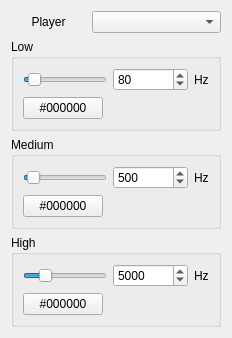
      <widget class="QWidget" name="tab_3">
       <attribute name="title">
        <string>Sound</string>
       </attribute>
       <layout class="QGridLayout" name="gridLayout_15">
        <item row="0" column="1">
         <widget class="QComboBox" name="comboBox_6"/>
        </item>
        <item row="0" column="0">
         <widget class="QLabel" name="label_23">
          <property name="maximumSize">
           <size>
            <width>75</width>
            <height>16777215</height>
           </size>
          </property>
          <property name="text">
           <string>Player</string>
          </property>
          <property name="alignment">
           <set>Qt::AlignCenter</set>
          </property>
         </widget>
        </item>
        <item row="1" column="0" colspan="2">
         <widget class="QGroupBox" name="groupBox_11">
          <property name="title">
           <string>Low</string>
          </property>
          <layout class="QGridLayout" name="gridLayout_16">
           <item row="0" column="0">
            <widget class="QSlider" name="horizontalSlider_7">
             <property name="minimum">
              <number>20</number>
             </property>
             <property name="maximum">
              <number>1000</number>
             </property>
             <property name="singleStep">
              <number>10</number>
             </property>
             <property name="pageStep">
              <number>100</number>
             </property>
             <property name="value">
              <number>80</number>
             </property>
             <property name="orientation">
              <enum>Qt::Horizontal</enum>
             </property>
            </widget>
           </item>
           <item row="0" column="1">
            <widget class="QSpinBox" name="spinBox_11">
             <property name="minimumSize">
              <size>
               <width>75</width>
               <height>0</height>
              </size>
             </property>
             <property name="minimum">
              <number>20</number>
             </property>
             <property name="maximum">
              <number>1000</number>
             </property>
             <property name="singleStep">
              <number>10</number>
             </property>
             <property name="value">
              <number>80</number>
             </property>
            </widget>
           </item>
           <item row="0" column="2">
            <widget class="QLabel" name="label_24">
             <property name="text">
              <string>Hz</string>
             </property>
            </widget>
           </item>
           <item row="1" column="0">
            <widget class="QPushButton" name="pushButton_26">
             <property name="sizePolicy">
              <sizepolicy hsizetype="Fixed" vsizetype="Minimum">
               <horstretch>0</horstretch>
               <verstretch>0</verstretch>
              </sizepolicy>
             </property>
             <property name="text">
              <string>#000000</string>
             </property>
            </widget>
           </item>
          </layout>
         </widget>
        </item>
        <item row="2" column="0" colspan="2">
         <widget class="QGroupBox" name="groupBox_12">
          <property name="title">
           <string>Medium</string>
          </property>
          <layout class="QGridLayout" name="gridLayout_17">
           <item row="0" column="0">
            <widget class="QSlider" name="horizontalSlider_8">
             <property name="minimum">
              <number>100</number>
             </property>
             <property name="maximum">
              <number>10000</number>
             </property>
             <property name="singleStep">
              <number>100</number>
             </property>
             <property name="pageStep">
              <number>1000</number>
             </property>
             <property name="value">
              <number>500</number>
             </property>
             <property name="orientation">
              <enum>Qt::Horizontal</enum>
             </property>
            </widget>
           </item>
           <item row="0" column="1">
            <widget class="QSpinBox" name="spinBox_12">
             <property name="minimumSize">
              <size>
               <width>75</width>
               <height>0</height>
              </size>
             </property>
             <property name="minimum">
              <number>100</number>
             </property>
             <property name="maximum">
              <number>10000</number>
             </property>
             <property name="singleStep">
              <number>100</number>
             </property>
             <property name="value">
              <number>500</number>
             </property>
            </widget>
           </item>
           <item row="0" column="2">
            <widget class="QLabel" name="label_25">
             <property name="text">
              <string>Hz</string>
             </property>
            </widget>
           </item>
           <item row="1" column="0">
            <widget class="QPushButton" name="pushButton_27">
             <property name="sizePolicy">
              <sizepolicy hsizetype="Fixed" vsizetype="Minimum">
               <horstretch>0</horstretch>
               <verstretch>0</verstretch>
              </sizepolicy>
             </property>
             <property name="text">
              <string>#000000</string>
             </property>
            </widget>
           </item>
          </layout>
         </widget>
        </item>
        <item row="3" column="0" colspan="2">
         <widget class="QGroupBox" name="groupBox_13">
          <property name="title">
           <string>High</string>
          </property>
          <layout class="QGridLayout" name="gridLayout_18">
           <item row="0" column="0">
            <widget class="QSlider" name="horizontalSlider_9">
             <property name="minimum">
              <number>1000</number>
             </property>
             <property name="maximum">
              <number>20000</number>
             </property>
             <property name="singleStep">
              <number>1000</number>
             </property>
             <property name="pageStep">
              <number>5000</number>
             </property>
             <property name="value">
              <number>5000</number>
             </property>
             <property name="orientation">
              <enum>Qt::Horizontal</enum>
             </property>
            </widget>
           </item>
           <item row="0" column="1">
            <widget class="QSpinBox" name="spinBox_13">
             <property name="minimumSize">
              <size>
               <width>75</width>
               <height>0</height>
              </size>
             </property>
             <property name="minimum">
              <number>1000</number>
             </property>
             <property name="maximum">
              <number>20000</number>
             </property>
             <property name="singleStep">
              <number>1000</number>
             </property>
             <property name="value">
              <number>5000</number>
             </property>
            </widget>
           </item>
           <item row="0" column="2">
            <widget class="QLabel" name="label_26">
             <property name="text">
              <string>Hz</string>
             </property>
            </widget>
           </item>
           <item row="1" column="0">
            <widget class="QPushButton" name="pushButton_28">
             <property name="sizePolicy">
              <sizepolicy hsizetype="Fixed" vsizetype="Minimum">
               <horstretch>0</horstretch>
               <verstretch>0</verstretch>
              </sizepolicy>
             </property>
             <property name="text">
              <string>#000000</string>
             </property>
            </widget>
           </item>
          </layout>
         </widget>
        </item>
       </layout>
      </widget>
